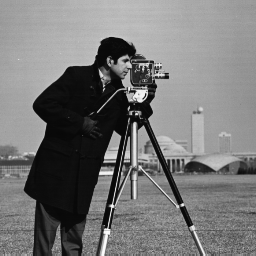
%> input picture technical-2/images/cameraman.tif, 256 x 256 px
$ octave question10.m   (GNU Octave 9; MATLAB toolbox functions it lacks are replaced by stand-ins)
%> lines starting %> are read from the running program, lines starting %| are printed output that depends on the picture
%{
Write a MATLAB script that will perform the following:

Using fspecial function, apply different laplacian filters
to the cameraman.tif image, and to the mandrill.jpg image.
Which produces the best edge image? Why?
%}

%% Read in the images
cameraman = imread('cameraman.tif');
%> cameraman is the input picture: size 256x256 uint8; min 7, max 253, mean 118.7
mandrill = imread('mandrill.jpg');
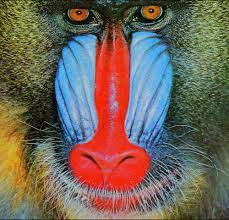
%> input picture technical-2/images/mandrill.jpg, 229 x 220 px
%> mandrill is the input picture: size 220x229x3 uint8; mean R, G, B 114.1, 101.5, 90.2

%% Apply the filters
cameraman_laplacian = fspecial('laplacian');
cameraman_filtered = imfilter(cameraman, cameraman_laplacian);
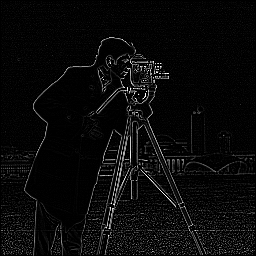
%> cameraman_filtered: size 256x256 uint8; min 0, max 255, mean 10.2

mandrill_laplacian = fspecial('laplacian');
mandrill_filtered = imfilter(mandrill, mandrill_laplacian);
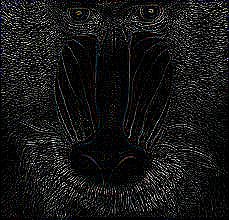
%> mandrill_filtered: size 220x229x3 uint8; mean R, G, B 22.5, 22.6, 22.7


%% Display the results
figure(1);
subplot(2,2,1);
imshow(cameraman);
title('Cameraman');
subplot(2,2,2);
imshow(cameraman_filtered);
title('Cameraman Filtered');
subplot(2,2,3);
imshow(mandrill);
title('Mandrill');
subplot(2,2,4);
imshow(mandrill_filtered);
title('Mandrill Filtered');

%{
The filtered image of the mandrill is better because the mandrill's
edges are more defined and sharper than the cameraman's.
%}
